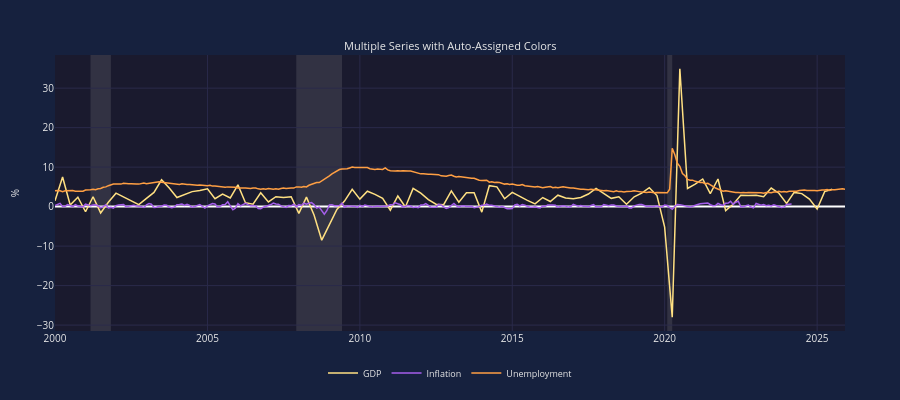

Notebook code cell kept with this figure:
### Markdown cell above
## 7. Auto-Color Assignment

If you don't specify colors, they are auto-assigned alphabetically from the palette.

### Code cell
# Auto-color assignment demo
# Colors are assigned alphabetically: amber, amethyst, apricot, bear, blue, bull, ...
chart = EconChart(
    Data(x=gdp_dates, y=gdp_values, name='GDP'),        # Auto: amber
    Data(x=inf_dates, y=inf_values, name='Inflation'),  # Auto: amethyst  
    Data(x=unemp_dates, y=unemp_values, name='Unemployment'),  # Auto: apricot
    title='Multiple Series with Auto-Assigned Colors',
    y_label='%',
)
board = EconBoard(chart, height=400, crosshair=True)
board.show()

print("Colors assigned alphabetically from the 68-color palette.")

### Figure 1 — Plotly figure (JSON) as saved in the notebook; plotly's stock layout.template omitted (floating-point values rounded to 4 significant figures; data arrays with more than 128 entries replaced by an {"elided": "..."} marker saying what was removed)
{"data": [{"line": {"color": "#ffe082", "width": 1.5}, "name": "GDP", "showlegend": true, "type": "scatter", "visible": true, "x": ["2000-01-01T00:00:00", "2000-04-01T00:00:00", "2000-07-01T00:00:00", "2000-10-01T00:00:00", "2001-01-01T00:00:00", "2001-04-01T00:00:00", "2001-07-01T00:00:00", "2001-10-01T00:00:00", "2002-01-01T00:00:00", "2002-04-01T00:00:00", "2002-07-01T00:00:00", "2002-10-01T00:00:00", "2003-01-01T00:00:00", "2003-04-01T00:00:00", "2003-07-01T00:00:00", "2003-10-01T00:00:00", "2004-01-01T00:00:00", "2004-04-01T00:00:00", "2004-07-01T00:00:00", "2004-10-01T00:00:00", "2005-01-01T00:00:00", "2005-04-01T00:00:00", "2005-07-01T00:00:00", "2005-10-01T00:00:00", "2006-01-01T00:00:00", "2006-04-01T00:00:00", "2006-07-01T00:00:00", "2006-10-01T00:00:00", "2007-01-01T00:00:00", "2007-04-01T00:00:00", "2007-07-01T00:00:00", "2007-10-01T00:00:00", "2008-01-01T00:00:00", "2008-04-01T00:00:00", "2008-07-01T00:00:00", "2008-10-01T00:00:00", "2009-01-01T00:00:00", "2009-04-01T00:00:00", "2009-07-01T00:00:00", "2009-10-01T00:00:00", "2010-01-01T00:00:00", "2010-04-01T00:00:00", "2010-07-01T00:00:00", "2010-10-01T00:00:00", "2011-01-01T00:00:00", "2011-04-01T00:00:00", "2011-07-01T00:00:00", "2011-10-01T00:00:00", "2012-01-01T00:00:00", "2012-04-01T00:00:00", "2012-07-01T00:00:00", "2012-10-01T00:00:00", "2013-01-01T00:00:00", "2013-04-01T00:00:00", "2013-07-01T00:00:00", "2013-10-01T00:00:00", "2014-01-01T00:00:00", "2014-04-01T00:00:00", "2014-07-01T00:00:00", "2014-10-01T00:00:00", "2015-01-01T00:00:00", "2015-04-01T00:00:00", "2015-07-01T00:00:00", "2015-10-01T00:00:00", "2016-01-01T00:00:00", "2016-04-01T00:00:00", "2016-07-01T00:00:00", "2016-10-01T00:00:00", "2017-01-01T00:00:00", "2017-04-01T00:00:00", "2017-07-01T00:00:00", "2017-10-01T00:00:00", "2018-01-01T00:00:00", "2018-04-01T00:00:00", "2018-07-01T00:00:00", "2018-10-01T00:00:00", "2019-01-01T00:00:00", "2019-04-01T00:00:00", "2019-07-01T00:00:00", "2019-10-01T00:00:00", "2020-01-01T00:00:00", "2020-04-01T00:00:00", "2020-07-01T00:00:00", "2020-10-01T00:00:00", "2021-01-01T00:00:00", "2021-04-01T00:00:00", "2021-07-01T00:00:00", "2021-10-01T00:00:00", "2022-01-01T00:00:00", "2022-04-01T00:00:00", "2022-07-01T00:00:00", "2022-10-01T00:00:00", "2023-01-01T00:00:00", "2023-04-01T00:00:00", "2023-07-01T00:00:00", "2023-10-01T00:00:00", "2024-01-01T00:00:00", "2024-04-01T00:00:00", "2024-07-01T00:00:00", "2024-10-01T00:00:00", "2025-01-01T00:00:00", "2025-04-01T00:00:00", "2025-07-01T00:00:00"], "xaxis": "x", "y": [1.5, 7.5, 0.4, 2.4, -1.3, 2.5, -1.6, 1.1, 3.4, 2.5, 1.6, 0.5, 2.1, 3.6, 6.8, 4.7, 2.3, 3.1, 3.8, 4.1, 4.5, 2, 3.2, 2.2, 5.5, 1, 0.6, 3.5, 1.2, 2.5, 2.3, 2.5, -1.7, 2.4, -2.1, -8.5, -4.5, -0.7, 1.4, 4.4, 1.9, 3.9, 3.1, 2.1, -0.9, 2.7, -0.1, 4.6, 3.4, 1.8, 0.6, 0.5, 4, 1.1, 3.5, 3.5, -1.4, 5.3, 5, 2, 3.6, 2.5, 1.6, 0.7, 2.3, 1.3, 2.9, 2.2, 2, 2.3, 3.2, 4.6, 3.3, 2.1, 2.5, 0.6, 2.5, 3.4, 4.8, 2.8, -5.2, -28, 34.9, 4.6, 5.7, 7, 3.3, 7, -1, 0.6, 2.9, 2.8, 2.9, 2.5, 4.7, 3.4, 0.8, 3.6, 3.3, 1.9, -0.6, 3.8, 4.4], "yaxis": "y"}, {"line": {"color": "#a55eea", "width": 1.5}, "name": "Inflation", "showlegend": true, "type": "scatter", "visible": true, "x": {"elided": "291 str values"}, "xaxis": "x", "y": {"elided": "291 float values"}, "yaxis": "y"}, {"line": {"color": "#ff9f43", "width": 1.5}, "name": "Unemployment", "showlegend": true, "type": "scatter", "visible": true, "x": {"elided": "311 str values"}, "xaxis": "x", "y": {"elided": "311 float values"}, "yaxis": "y"}], "layout": {"annotations": [{"font": {"color": "#e8e8e8", "size": 11}, "showarrow": false, "text": "Multiple Series with Auto-Assigned Colors", "x": 0.5, "xanchor": "center", "xref": "paper", "y": 1, "yanchor": "bottom", "yref": "paper"}], "font": {"color": "#e8e8e8", "size": 10}, "height": 400, "hoverlabel": {"bgcolor": "#16213e", "font": {"color": "#e8e8e8", "size": 11}}, "hovermode": "x unified", "legend": {"bgcolor": "rgba(0,0,0,0)", "font": {"color": "#e8e8e8", "size": 9}, "orientation": "h", "x": 0.5, "xanchor": "center", "y": -0.1, "yanchor": "top"}, "margin": {"b": 35, "l": 55, "r": 55, "t": 55}, "paper_bgcolor": "#16213e", "plot_bgcolor": "#1a1a2e", "shapes": [{"fillcolor": "#b8b8b8", "layer": "below", "line": {"width": 0}, "opacity": 0.15, "type": "rect", "x0": "2001-03-01T00:00:00", "x1": "2001-11-01T00:00:00", "xref": "x", "y0": 0, "y1": 1, "yref": "y domain"}, {"fillcolor": "#b8b8b8", "layer": "below", "line": {"width": 0}, "opacity": 0.15, "type": "rect", "x0": "2007-12-01T00:00:00", "x1": "2009-06-01T00:00:00", "xref": "x", "y0": 0, "y1": 1, "yref": "y domain"}, {"fillcolor": "#b8b8b8", "layer": "below", "line": {"width": 0}, "opacity": 0.15, "type": "rect", "x0": "2020-02-01T00:00:00", "x1": "2020-04-01T00:00:00", "xref": "x", "y0": 0, "y1": 1, "yref": "y domain"}], "xaxis": {"anchor": "y", "domain": [0, 1], "gridcolor": "#2a2a4a", "range": ["2000-01-01T00:00:00", "2025-12-01T00:00:00"], "showspikes": true, "spikecolor": "rgba(255, 255, 255, 0.5)", "spikedash": "dot", "spikemode": "across", "spikesnap": "cursor", "spikethickness": 1}, "yaxis": {"anchor": "x", "domain": [0, 1], "gridcolor": "#2a2a4a", "title": {"font": {"color": "#e8e8e8", "size": 10}, "text": "%"}, "type": "linear"}}}
